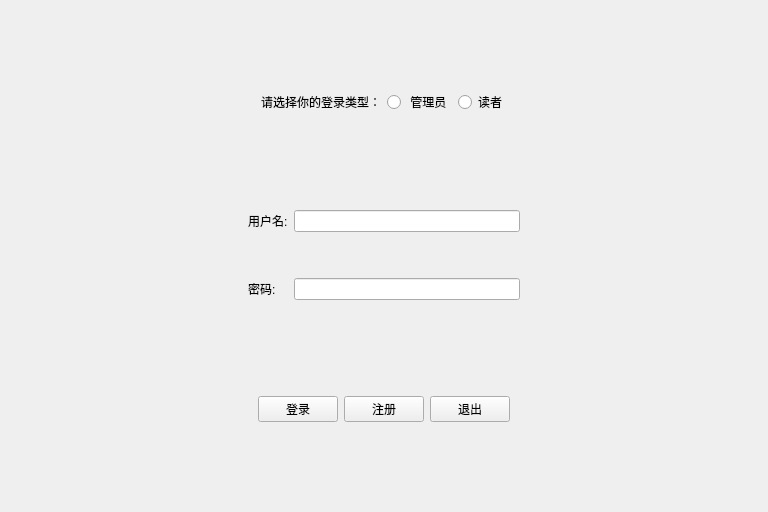
<?xml version="1.0" encoding="UTF-8"?>
<ui version="4.0">
 <class>MainWindow</class>
 <widget class="QMainWindow" name="MainWindow">
  <property name="geometry">
   <rect>
    <x>0</x>
    <y>0</y>
    <width>768</width>
    <height>512</height>
   </rect>
  </property>
  <property name="sizePolicy">
   <sizepolicy hsizetype="Preferred" vsizetype="Fixed">
    <horstretch>0</horstretch>
    <verstretch>0</verstretch>
   </sizepolicy>
  </property>
  <property name="windowTitle">
   <string>图书管理系统</string>
  </property>
  <widget class="QWidget" name="centralWidget">
   <layout class="QVBoxLayout" name="verticalLayout">
    <item>
     <widget class="QWidget" name="widget" native="true">
      <property name="sizePolicy">
       <sizepolicy hsizetype="Preferred" vsizetype="Fixed">
        <horstretch>0</horstretch>
        <verstretch>0</verstretch>
       </sizepolicy>
      </property>
      <layout class="QHBoxLayout" name="horizontalLayout">
       <item>
        <spacer name="horizontalSpacer_3">
         <property name="orientation">
          <enum>Qt::Horizontal</enum>
         </property>
         <property name="sizeHint" stdset="0">
          <size>
           <width>40</width>
           <height>20</height>
          </size>
         </property>
        </spacer>
       </item>
       <item>
        <widget class="QLabel" name="label">
         <property name="text">
          <string>请选择你的登录类型：</string>
         </property>
        </widget>
       </item>
       <item>
        <widget class="QRadioButton" name="radioButton">
         <property name="text">
          <string> 管理员</string>
         </property>
        </widget>
       </item>
       <item>
        <widget class="QRadioButton" name="radioButton_2">
         <property name="text">
          <string>读者</string>
         </property>
        </widget>
       </item>
       <item>
        <spacer name="horizontalSpacer_4">
         <property name="orientation">
          <enum>Qt::Horizontal</enum>
         </property>
         <property name="sizeHint" stdset="0">
          <size>
           <width>40</width>
           <height>20</height>
          </size>
         </property>
        </spacer>
       </item>
      </layout>
     </widget>
    </item>
    <item>
     <widget class="QWidget" name="widget_2" native="true">
      <property name="sizePolicy">
       <sizepolicy hsizetype="Preferred" vsizetype="Fixed">
        <horstretch>0</horstretch>
        <verstretch>0</verstretch>
       </sizepolicy>
      </property>
      <layout class="QGridLayout" name="gridLayout">
       <item row="0" column="1">
        <widget class="QLabel" name="label_2">
         <property name="text">
          <string>用户名:</string>
         </property>
        </widget>
       </item>
       <item row="0" column="2">
        <widget class="QLineEdit" name="lineEdit"/>
       </item>
       <item row="2" column="2">
        <widget class="QLineEdit" name="lineEdit_2">
         <property name="echoMode">
          <enum>QLineEdit::Password</enum>
         </property>
        </widget>
       </item>
       <item row="0" column="3">
        <spacer name="horizontalSpacer_2">
         <property name="orientation">
          <enum>Qt::Horizontal</enum>
         </property>
         <property name="sizeHint" stdset="0">
          <size>
           <width>40</width>
           <height>20</height>
          </size>
         </property>
        </spacer>
       </item>
       <item row="0" column="0">
        <spacer name="horizontalSpacer">
         <property name="orientation">
          <enum>Qt::Horizontal</enum>
         </property>
         <property name="sizeHint" stdset="0">
          <size>
           <width>40</width>
           <height>20</height>
          </size>
         </property>
        </spacer>
       </item>
       <item row="2" column="1">
        <widget class="QLabel" name="label_3">
         <property name="text">
          <string>密码:</string>
         </property>
        </widget>
       </item>
       <item row="1" column="2">
        <spacer name="verticalSpacer">
         <property name="orientation">
          <enum>Qt::Vertical</enum>
         </property>
         <property name="sizeHint" stdset="0">
          <size>
           <width>20</width>
           <height>40</height>
          </size>
         </property>
        </spacer>
       </item>
      </layout>
     </widget>
    </item>
    <item>
     <widget class="QWidget" name="widget_3" native="true">
      <property name="sizePolicy">
       <sizepolicy hsizetype="Preferred" vsizetype="Fixed">
        <horstretch>0</horstretch>
        <verstretch>0</verstretch>
       </sizepolicy>
      </property>
      <layout class="QHBoxLayout" name="horizontalLayout_2">
       <item>
        <spacer name="horizontalSpacer_5">
         <property name="orientation">
          <enum>Qt::Horizontal</enum>
         </property>
         <property name="sizeHint" stdset="0">
          <size>
           <width>40</width>
           <height>20</height>
          </size>
         </property>
        </spacer>
       </item>
       <item>
        <widget class="QPushButton" name="btn1">
         <property name="text">
          <string>登录</string>
         </property>
        </widget>
       </item>
       <item>
        <widget class="QPushButton" name="btn2">
         <property name="text">
          <string>注册</string>
         </property>
        </widget>
       </item>
       <item>
        <widget class="QPushButton" name="btn3">
         <property name="text">
          <string>退出</string>
         </property>
        </widget>
       </item>
       <item>
        <spacer name="horizontalSpacer_6">
         <property name="orientation">
          <enum>Qt::Horizontal</enum>
         </property>
         <property name="sizeHint" stdset="0">
          <size>
           <width>40</width>
           <height>20</height>
          </size>
         </property>
        </spacer>
       </item>
      </layout>
     </widget>
    </item>
   </layout>
  </widget>
 </widget>
 <layoutdefault spacing="6" margin="11"/>
 <resources/>
 <connections/>
</ui>
